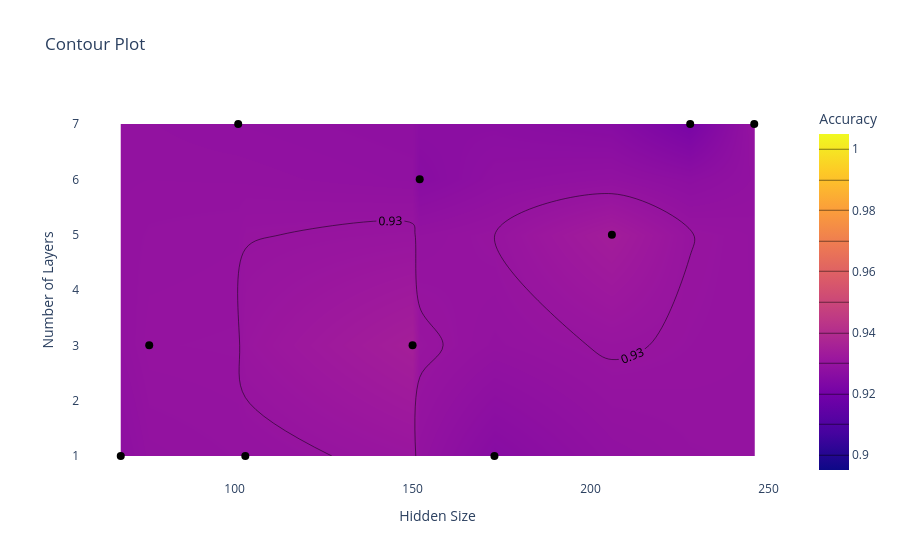

Source (notebook cell):
### Code cell
random = analysis.results_df
plot_contour(random, "config/hidden_size", "config/num_layers", "accuracy")

### Figure 1 — Plotly figure (JSON) as saved in the notebook; plotly's stock layout.template omitted (floating-point values rounded to 4 significant figures)
{"data": [{"colorbar": {"title": {"text": "Accuracy"}}, "colorscale": [[0, "#0d0887"], [0.1111, "#46039f"], [0.2222, "#7201a8"], [0.3333, "#9c179e"], [0.4444, "#bd3786"], [0.5556, "#d8576b"], [0.6667, "#ed7953"], [0.7778, "#fb9f3a"], [0.8889, "#fdca26"], [1, "#f0f921"]], "contours": {"coloring": "heatmap", "end": 1, "showlabels": true, "size": 0.01, "start": 0.9}, "type": "contour", "x": [76, 150, 206, 68, 173, 246, 103, 228, 152, 101], "y": [3, 3, 5, 1, 1, 7, 1, 7, 6, 7], "z": [0.9297, 0.9345, 0.9339, 0.9274, 0.9256, 0.9295, 0.9291, 0.9215, 0.9259, 0.9283]}, {"customdata": [0.9297, 0.9345, 0.9339, 0.9274, 0.9256, 0.9295, 0.9291, 0.9215, 0.9259, 0.9283], "hovertemplate": "Hidden Size: %{x}<br>Number of Layers: %{y}<br>Accuracy: %{customdata:.4f}<extra></extra>", "marker": {"color": "black", "size": 8, "symbol": "circle"}, "mode": "markers", "name": "Data Points", "type": "scatter", "x": [76, 150, 206, 68, 173, 246, 103, 228, 152, 101], "y": [3, 3, 5, 1, 1, 7, 1, 7, 6, 7]}], "layout": {"paper_bgcolor": "white", "plot_bgcolor": "white", "title": {"text": "Contour Plot"}, "xaxis": {"showgrid": false, "title": {"text": "Hidden Size"}}, "yaxis": {"showgrid": false, "title": {"text": "Number of Layers"}}}}
